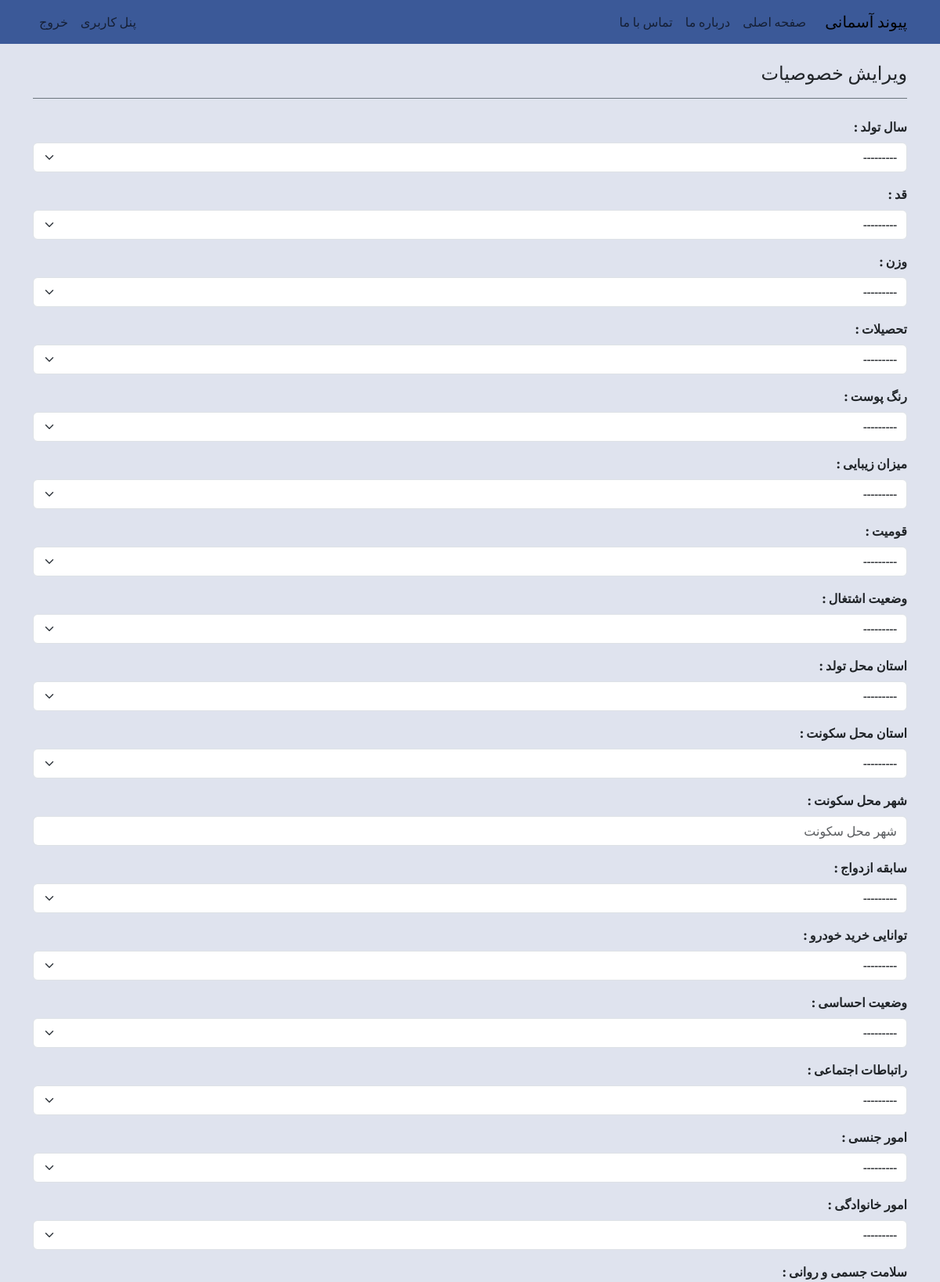
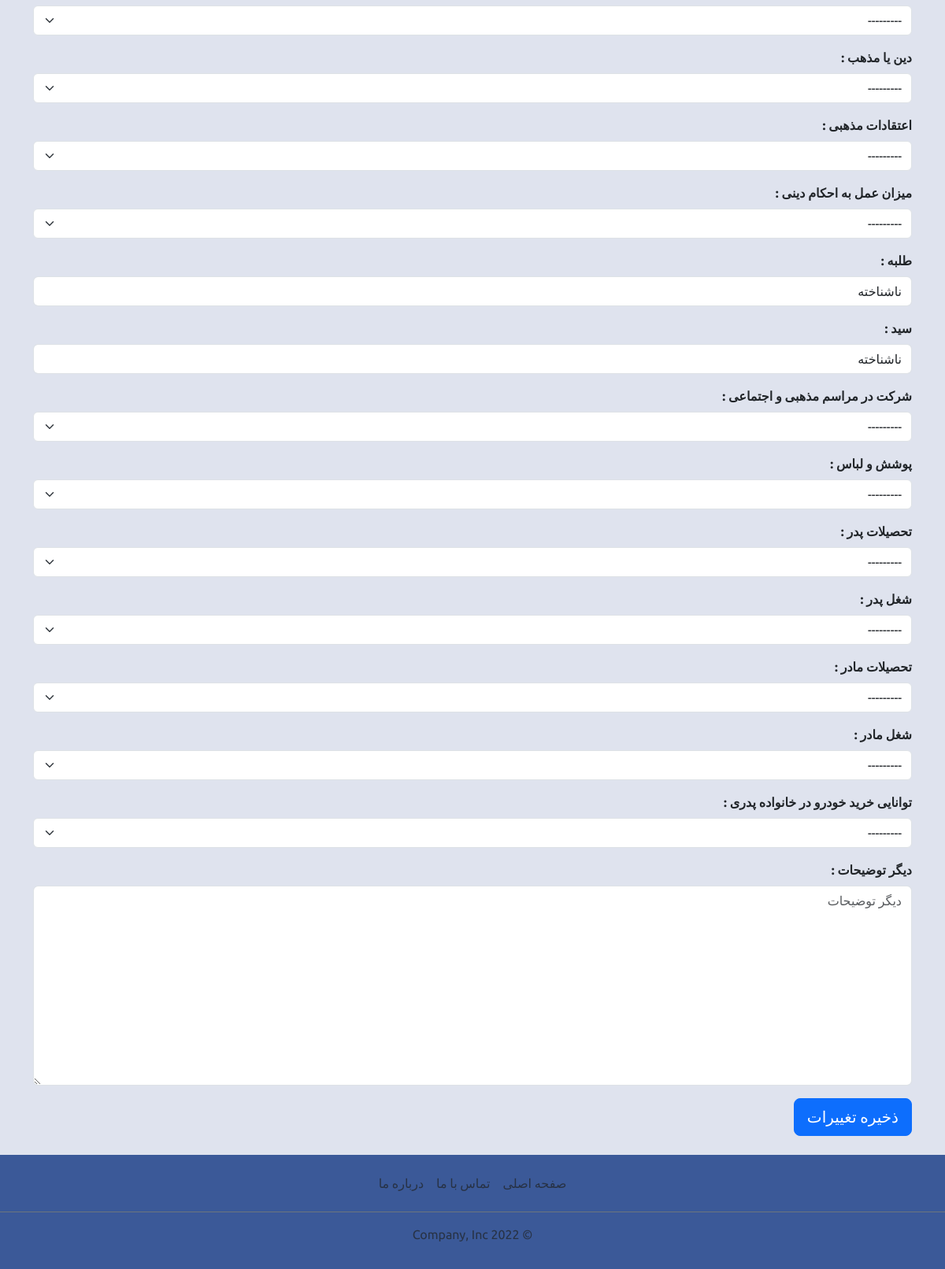
/khosousiaat_change/ (signed in), run on the app's committed database (2 pictures, top to bottom).
### account/models.py (models this page shows, shortened)
class Khosousiaat(models.Model):
    user = models.OneToOneField(User, verbose_name="کاربر", on_delete=models.CASCADE)
    tavallod = models.CharField("سال تولد", max_length=4, choices=TAVALLOD_CHOICES, null=True, blank=True)
    qad = models.CharField("قد", max_length=3, choices=QAD_CHOICES, null=True, blank=True)
    vazn = models.CharField("وزن", max_length=3, choices=VAZN_CHOICES, null=True, blank=True)
    tahsil = models.CharField("تحصیلات", max_length=1, choices=TAHSIL_CHOICES[1:], null=True, blank=True)
    rang = models.CharField("رنگ پوست", max_length=1, choices=RANG_CHOICES[1:], null=True, blank=True)
    zibaayi = models.CharField("میزان زیبایی", max_length=1, choices=ZIBAAYI_CHOICES[1:], null=True, blank=True)
    qowmiat = models.CharField("قومیت", max_length=1, choices=QOWMIAT_CHOICES[1:], null=True, blank=True)
    shoql = models.CharField("وضعیت اشتغال", max_length=1, choices=SHOQL_CHOICES[1:], null=True, blank=True)
    ostaane_tavallod = models.CharField("استان محل تولد", max_length=2, choices=OSTAANHAA_CHOICES[1:], null=True, blank=True)
    ostaane_sokounat = models.CharField("استان محل سکونت", max_length=2, choices=OSTAANHAA_CHOICES[1:], null=True, blank=True)
    shahre_sokounat = models.CharField("شهر محل سکونت", max_length=150, null=True, blank=True)
    ezdevaaj = models.CharField("سابقه ازدواج", max_length=1, choices=EZDEVAAJ_CHOICES[1:], null=True, blank=True)
    kharide_khodro = models.CharField("توانایی خرید خودرو", max_length=1, choices=KHARIDE_KHODRO_CHOICES[1:], null=True, blank=True)
    ehsaasaat = models.CharField("وضعیت احساسی", max_length=1, choices=EHSAASAAT_CHOICES[1:], null=True, blank=True)
    ertebaataat = models.CharField("راتباطات اجتماعی", max_length=1, choices=ERTEBAATAAT_CHOICES[1:], null=True, blank=True)
    jensi = models.CharField("امور جنسی", max_length=1, choices=JENSI_CHOICES[1:], null=True, blank=True)
    khaanevaadegi = models.CharField("امور خانوادگی", max_length=1, choices=KHAANEVAADEGI_CHOICES[1:], null=True, blank=True)
    salaamat = models.CharField("سلامت جسمی و روانی", max_length=1, choices=SALAAMAT_CHOICES[1:], null=True, blank=True)
    din = models.CharField("دین یا مذهب", max_length=1, choices=DIN_CHOICES[1:], null=True, blank=True)
    eteqaadaat = models.CharField("اعتقادات مذهبی", max_length=1, choices=ETEQAADAAT_CHOICES[1:], null=True, blank=True)
    amal_be_ahkaam = models.CharField("میزان عمل به احکام دینی", max_length=1, choices=AMAL_BE_AHKAAM_CHOICES[1:], null=True, blank=True)
    talabeh = models.BooleanField("طلبه", null=True, blank=True)
    seyyed = models.BooleanField("سید", null=True, blank=True)
    shekrat_dar_maraasemaat = models.CharField("شرکت در مراسم مذهبی و اجتماعی", max_length=1, choices=SHERKAT_DAR_MARAASEMAAT_CHOICES[1:], null=True, blank=True)
    pushesh = models.CharField("پوشش و لباس", max_length=1, choices=POUSHESH_CHOICES[1:], null=True, blank=True)
    tahsil_pedar = models.CharField("تحصیلات پدر", max_length=1, choices=TAHSIL_CHOICES[1:], null=True, blank=True)
    shoql_pedar = models.CharField("شغل پدر", max_length=1, choices=SHOQLE_VAALEDEIN_CHOICES[1:], null=True, blank=True)
    tahsil_maadar = models.CharField("تحصیلات مادر", max_length=1, choices=TAHSIL_CHOICES[1:], null=True, blank=True)
    shoql_maadar = models.CharField("شغل مادر", max_length=1, choices=SHOQLE_VAALEDEIN_CHOICES[1:], null=True, blank=True)
    kharide_khodro_pedari = models.CharField("توانایی خرید خودرو در خانواده پدری", max_length=1, choices=KHARIDE_KHODRO_CHOICES[1:], null=True, blank=True)
    tozihaat = models.TextField("دیگر توضیحات", null=True, blank=True)
    class Meta:
        db_table = "khosousiaat"
        managed = True
        verbose_name = "خصوصیات کاربر"
        verbose_name_plural = "خصوصیات کاربران"

### account/views.py (the view)
# urls.py: path('khosousiaat_change/', views.khosousiaat_change, name='khosousiaat_change'),
def khosousiaat_change(request):
    name = "account/khosousiaat_change.html"
    title = "ویرایش خصوصیات"
    khosousiaat = request.user.khosousiaat
    if request.method == "POST":
        form = KhosousiaatFrom(instance=khosousiaat, data=request.POST)
        if form.is_valid():
            form.save()
            messages.success(request, "خصوصیات شما با موفقیت ویرایش شد")
            return redirect("account:user_dashboard")
        else:
            messages.error(request, "لطفا اطلاعات خود را بررسی و دوباره تلاش کنید.")
    else:
        form = KhosousiaatFrom(instance=khosousiaat)
    context = {"title": title, "form": form}
    return render(request, name, context)

### account/forms.py
class KhosousiaatFrom(forms.ModelForm):
    class Meta:
        model = Khosousiaat
        exclude = ('user', )
    def __init__(self, *args, **kwargs):
        super(KhosousiaatFrom, self).__init__(*args, **kwargs)
        for visible in self.visible_fields():
            if visible.widget_type == 'select':
                visible.field.widget.attrs['class'] = 'form-select'
            else: visible.field.widget.attrs['class'] = 'form-control'
            visible.field.widget.attrs['placeholder'] = visible.label

### templates/account/khosousiaat_change.html (shortened to what this page needs)
{% extends "base.html" %}
{% block header %}
{% include "navbar.html" %}
{% endblock header %}
{% block content %}
<div class="container">
  <h4 class="border-bottom border-secondary my-4 pb-3">{{ title }}</h4>
  <form method="post">
    {% include "form.html" with form=form %}
    <button type="submit" class="btn btn-primary btn-lg">ذخیره تغییرات</button>
  </form>
</div>
{% endblock content %}
{% block footer %}
{% include "footer.html" %}
{% endblock footer %}

### templates/form.html (shortened to what this page needs)
{% for field in form %}
<div class="mb-3">
  <label for="{{ field.id_for_label }}" class="form-label">
    <b>{{ field.label }} :</b>
  </label>
  {{ field }}
</div>
{% endfor %}

### static/css/main.css (style rules this page uses)
:root { --color1: #3b5998; --color2: #8b9dc3; --color3: #dfe3ee; --color4: #f7f7f7; }
body { font-family: 'Ubuntu', serif; background-color: var(--color3); }

### data on the page
Khosousiaat: form "---------" "---------" "---------" "---------" "---------" "---------" "---------" "---------" "---------" "---------" "---------" "---------" "---------" "---------" "---------" "---------" "---------" "---------" "---------" "---------" "ناشناخته" "ناشناخته" "---------" "---------" "---------" "---------" "---------" "---------" "---------"

### other printed values
{{ title }} "ویرایش خصوصیات"
{{ field.label }} "سال تولد" "قد" "وزن" "تحصیلات" "رنگ پوست" "میزان زیبایی" "قومیت" "وضعیت اشتغال" "استان محل تولد" "استان محل سکونت" "شهر محل سکونت" "سابقه ازدواج" "توانایی خرید خودرو" "وضعیت احساسی" "راتباطات اجتماعی" "امور جنسی" "امور خانوادگی" "سلامت جسمی و روانی" "دین یا مذهب" "اعتقادات مذهبی" "میزان عمل به احکام دینی" "طلبه" "سید" "شرکت در مراسم مذهبی و اجتماعی" "پوشش و لباس" "تحصیلات پدر" "شغل پدر" "تحصیلات مادر" "شغل مادر" "توانایی خرید خودرو در خانواده پدری" "دیگر توضیحات"
